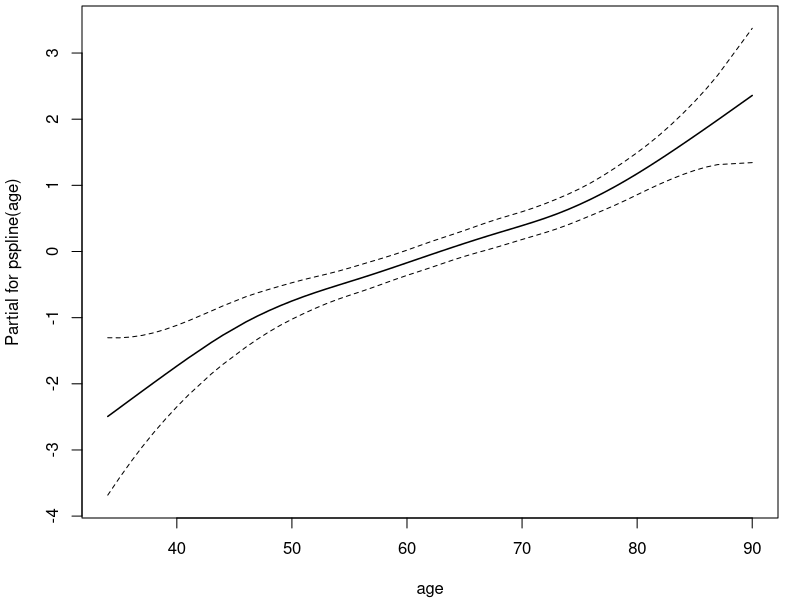
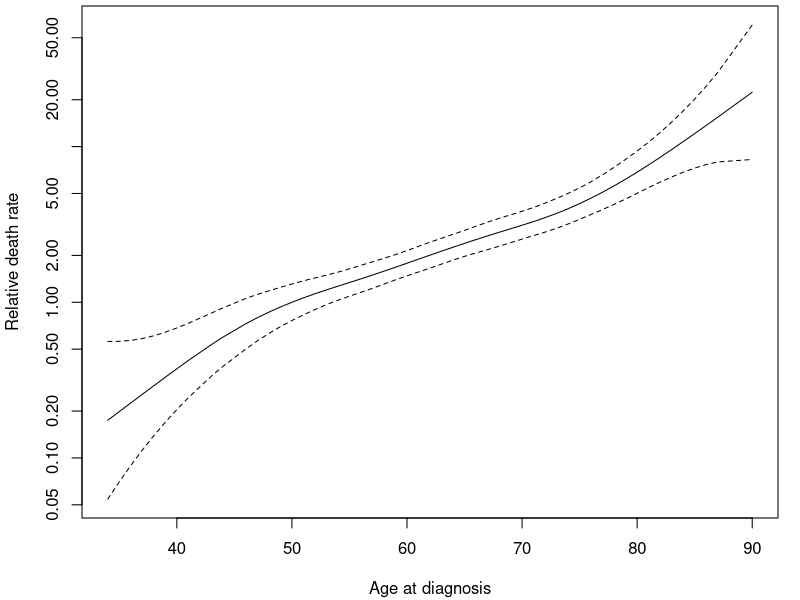
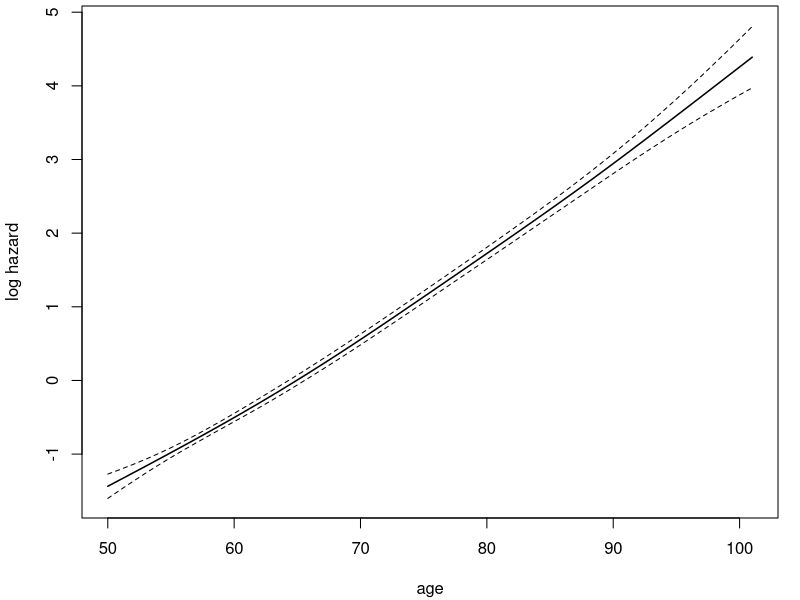
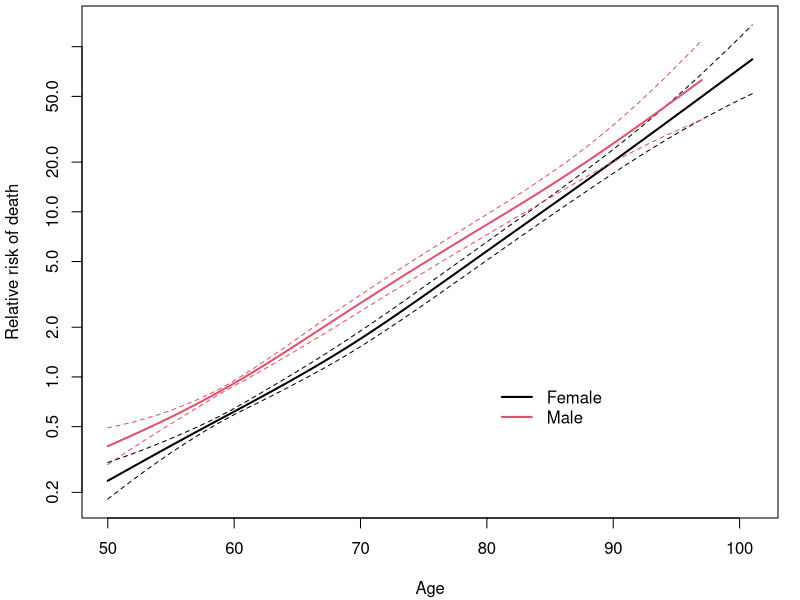

Here is the R script that generated these plots, in order:
### R code from vignette source 'splines.Rnw'

###################################################
### code chunk number 1: splines.Rnw:20-24
###################################################
options(continue="  ", width=60)
options(SweaveHooks=list(fig=function() par(mar=c(4.1, 4.1, .3, 1.1))))
pdf.options(pointsize=8) #text in graph about the same as regular text
options(contrasts=c("contr.treatment", "contr.poly")) #reset default


###################################################
### code chunk number 2: mplot
###################################################
getOption("SweaveHooks")[["fig"]]()
require(survival)
mfit <- coxph(Surv(futime, death) ~ sex + pspline(age), data=mgus)
termplot(mfit, term=2, se=TRUE, col.term=1, col.se=1)


###################################################
### code chunk number 3: mplot2
###################################################
ptemp <- termplot(mfit, se=TRUE, plot=FALSE)
attributes(ptemp)
ptemp$age[1:4,]


###################################################
### code chunk number 4: mplot3
###################################################
getOption("SweaveHooks")[["fig"]]()
center <- with(ptemp$age, y[x==50])
ytemp <- ptemp$age$y + outer(ptemp$age$se, c(0, -1.96, 1.96), '*')
matplot(ptemp$age$x, exp(ytemp - center), log='y',
        type='l', lty=c(1,2,2), col=1, 
        xlab="Age at diagnosis", ylab="Relative death rate")


###################################################
### code chunk number 5: fit1
###################################################
getOption("SweaveHooks")[["fig"]]()
options(show.signif.stars=FALSE) # display intelligence
fit1 <- coxph(Surv(futime, death) ~ sex + pspline(age, 3), data=flchain)
fit1
termplot(fit1, term=2, se=TRUE, col.term=1, col.se=1,
         ylab="log hazard")


###################################################
### code chunk number 6: fit2
###################################################
agem <- with(flchain, ifelse(sex=="M", age, 60))
agef <- with(flchain, ifelse(sex=="F", age, 60))
fit2 <- coxph(Surv(futime, death) ~ sex + pspline(agef, df=3)
              + pspline(agem, df=3), data=flchain)
anova(fit2, fit1)


###################################################
### code chunk number 7: plot2
###################################################
getOption("SweaveHooks")[["fig"]]()
# predictions
pterm <- termplot(fit2, term=2:3, se=TRUE, plot=FALSE)
# reference
refdata <- data.frame(sex=c('F', 'M'), agef=c(65, 60), agem=c(60,65))
pred.ref <- predict(fit2, newdata=refdata, type="lp")
# females
tempf <- pterm$agef$y + outer(pterm$agef$se, c(0, -1.96, 1.96))
frow <- which(pterm$agef$x == 65)
tempf <- tempf  - tempf[frow,1]  # shift curves
# males
tempm <- pterm$agem$y + outer(pterm$agem$se, c(0, -1.96, 1.96))
mrow  <- which(pterm$agem$x == 65)
tempm <- tempm + diff(pred.ref) - tempm[mrow,1]
# plot
matplot(pterm$agef$x, exp(tempf), log='y', col=1, 
        lty=c(1,2,2), type='l', lwd=c(2,1,1),
        xlab="Age", ylab="Relative risk of death")
matlines(pterm$agem$x, exp(tempm), log='y', 
         col=2, lwd=c(2,1,1), lty=c(1,2,2))
legend(80, 1, c("Female", "Male"), lty=1, lwd=2, col=1:2, bty='n')


